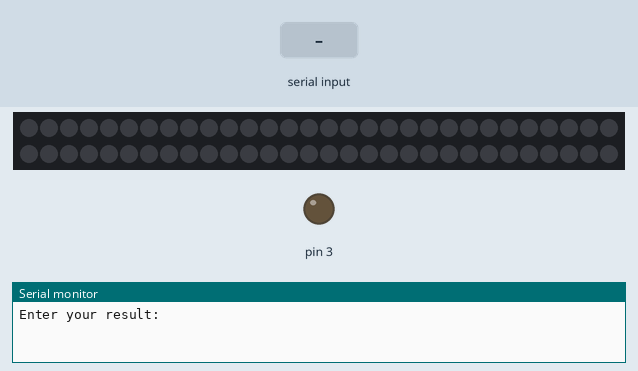
Simulated run of this sketch. Board: Arduino Uno, built with avr-gcc and run on an emulated ATmega328P. Shown: 60 RGB LEDs in strip order, left to right, continuing on the next row, output pins drawn as LEDs (lit = HIGH), the last lines printed to the serial monitor. The inputs (shaded band) are chosen by the test bench. Dim RGB values are drawn brighter than linear.

Above: at 1.2 s.
1.3 s: "5\n" received over Serial
At 1.78 s:
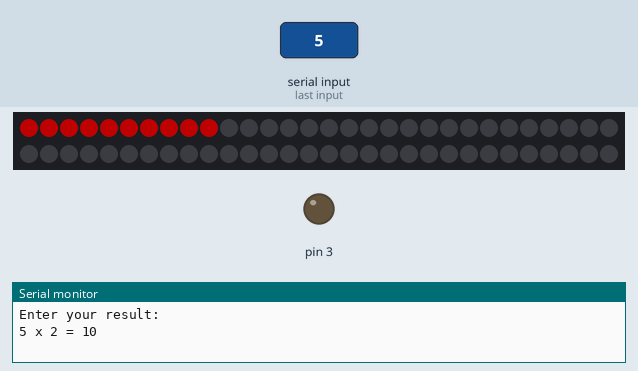
At 4.41 s:
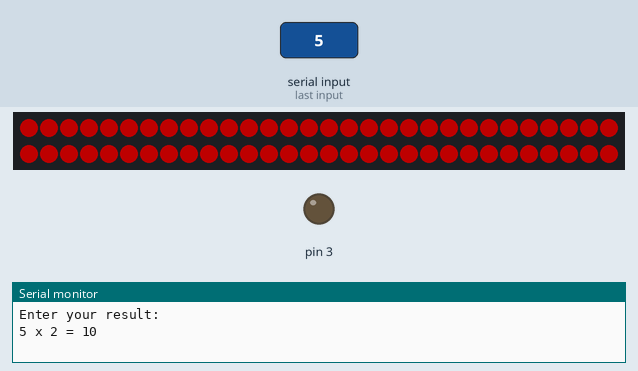
8.9 s: "90\n" received over Serial
At 15.5 s:
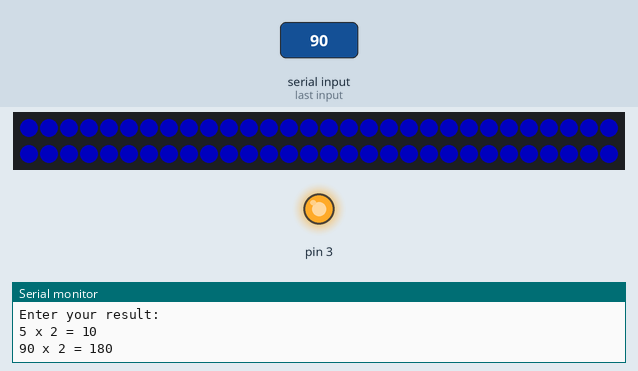
Timing chart, 0 to 26.7 s (numbered marks = the images above; inputs shaded):
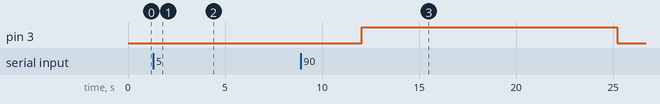

Measured:
- after the input at 1.3 s, the LEDs: first change at once (image 1 shows a later state)
- after the input at 8.9 s, pin 3: LOW → HIGH after 3.2 s, → LOW 13.2 s later; the LEDs: first change at once (image 3 shows a later state)

The sketch:

Doomsdaytime.ino
```cpp
#include <Adafruit_NeoPixel.h>
#ifdef __AVR__
  #include <avr/power.h>
#endif

#define PIN 6

// Pin 3  Pump

char rx_byte = 0;
String rx_str = "";
boolean not_number = false;
int result;
int timespace=0;

Adafruit_NeoPixel strip = Adafruit_NeoPixel(60, PIN, NEO_GRB + NEO_KHZ800);

void setup() {
  strip.begin();
  strip.setBrightness(80);
  strip.show(); // Initialize all pixels to 'off'
  Serial.begin(9600);
  pinMode(3,OUTPUT);
  Serial.println("Enter your result:");
}


void loop() {
  if (Serial.available() > 0) {    // is a character available?
    rx_byte = Serial.read();       // get the character

    if ((rx_byte >= '0') && (rx_byte <= '9')) {
      rx_str += rx_byte;
    }
    else if (rx_byte == '\n') {
      // end of string
      if (not_number) {
        Serial.println("Not a number");
      }
      else {
        // multiply the number by 2
        result = rx_str.toInt() * 2;
        // print the result
        Serial.print(rx_str);
        Serial.print(" x 2 = ");
        Serial.print(result);
        Serial.println("");
       // Serial.println("Enter a number to multiply by 2.");

        if (result/2 < 20)
           digitalWrite(3,LOW);
           colorWipe(strip.Color(255, 0, 0 ), 50); // Red

       if (result/2 > 20 & result/2<40){
           //timespace = ((100-(result/2))*0.5)*25*100;
           timespace = 60000;
           digitalWrite(3,HIGH);
           colorWipe(strip.Color(218,224,25), 50); // Yellow
           delay(timespace);
           digitalWrite(3,LOW);
          }


        if (result/2 > 40 & result/2 < 80){

           //timespace = ((100-(result/2))/0.5)*25*100;

           timespace = 30000;
           digitalWrite(3,HIGH);
           colorWipe(strip.Color(0,255, 0 ), 50); // Green
           delay(timespace);
           digitalWrite(3,LOW);


          }

           if (result/2 > 80 & result/2 < 100){
          // timespace = ((100-(result/2))*0.5)*25*100;

          timespace = 10000;
           digitalWrite(3,HIGH);
           colorWipe(strip.Color(0,0, 255 ), 50); // Green
           delay(timespace);
           digitalWrite(3,LOW);
          }


          else {
             digitalWrite(3,LOW);
             colorWipe(strip.Color(0,0,0 ), 50); // Green
            }
      }
      not_number = false;         // reset flag
      rx_str = "";                // clear the string for reuse
    }
    else {
      // non-number character received
      not_number = true;    // flag a non-number
    }
  } // end: if (Serial.available() > 0)
}


void colorWipe(uint32_t c, uint8_t wait) {
  for(uint16_t i=0; i<strip.numPixels(); i++) {
    strip.setPixelColor(i, c);
    strip.show();
    delay(wait);
  }
}
```
